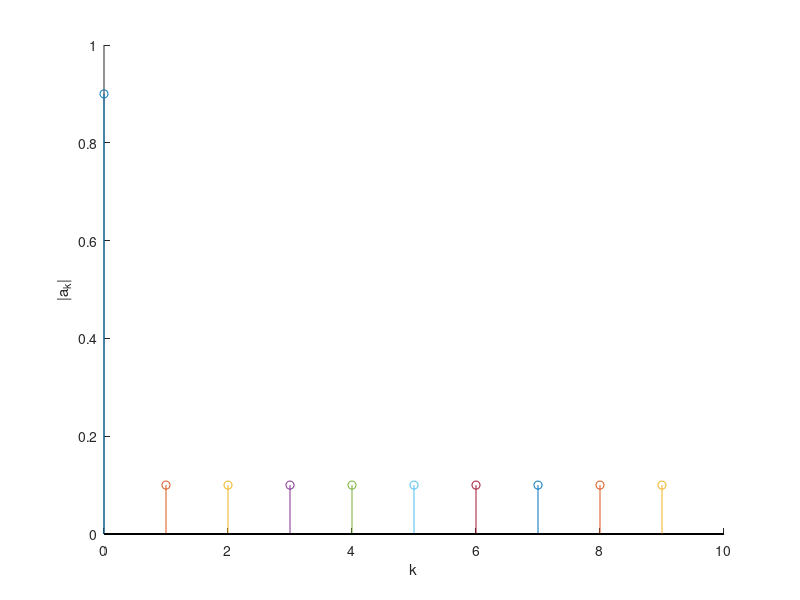
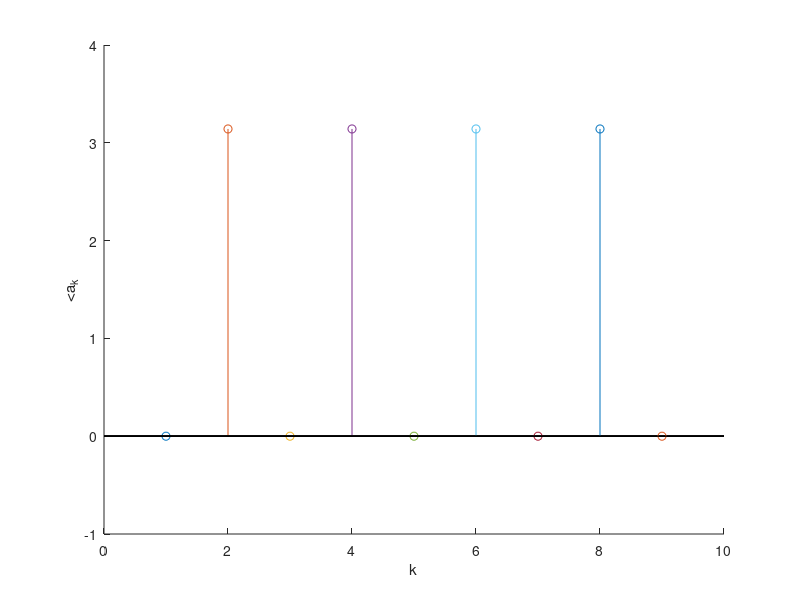
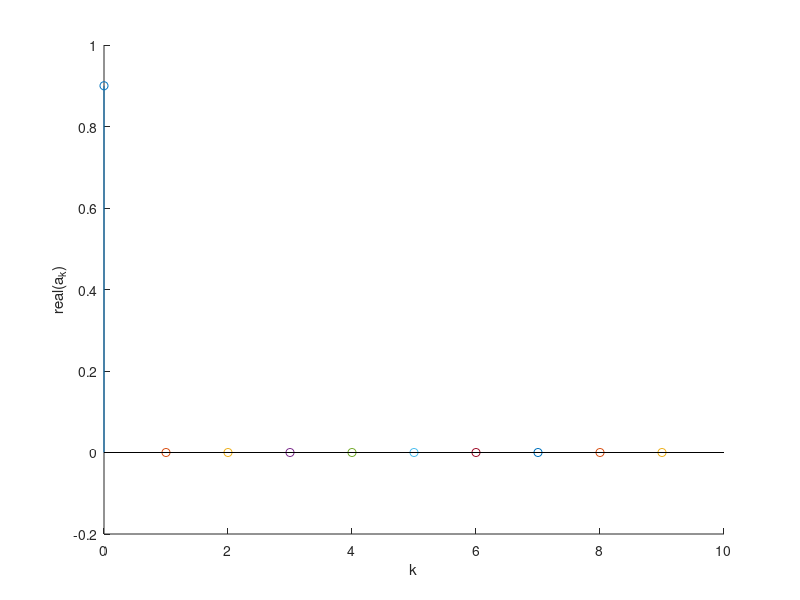
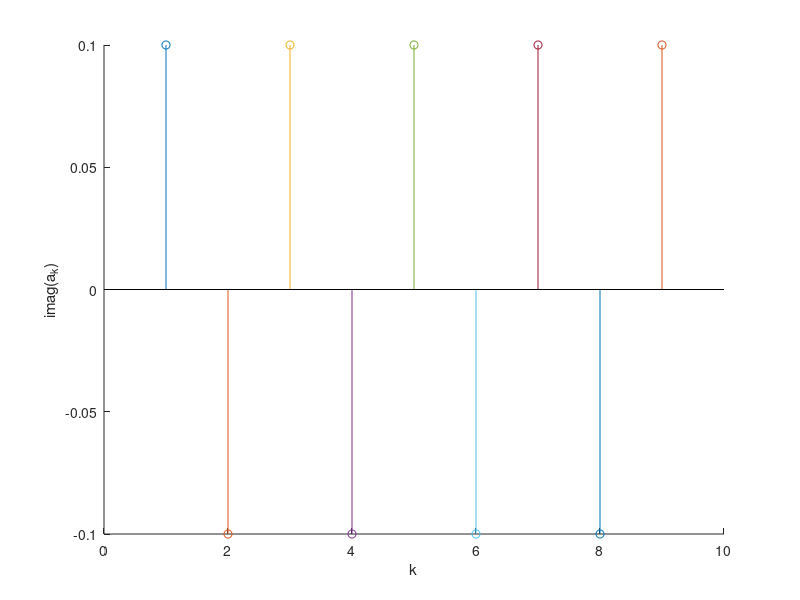

Reproduce these figures in MATLAB, in order.
figure;hold on;figure;hold on;figure;hold on;figure;hold on;
figure 1; stem(0,9/10);
figure 3; stem(0,9/10);
for k = 1:9
  h = -exp(i*k*pi)/10;
  figure 1; stem(k,abs(h)); xlabel('k'); ylabel('|a_k|');
  figure 2; stem(k,angle(h)); xlabel('k'); ylabel('<a_k');
  figure 3; stem(k,imag(h)); xlabel('k'); ylabel('real(a_k)');
  figure 4; stem(k,real(h)); xlabel('k'); ylabel('imag(a_k)');  
end
hold off;